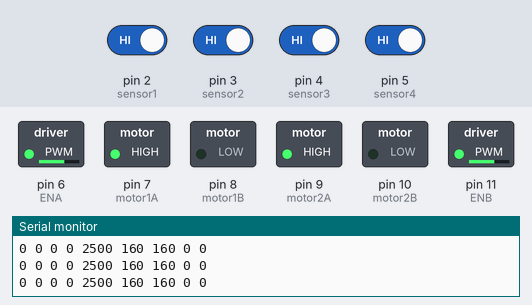
The sketch below on a simulated Arduino Uno, built with avr-gcc and run on an emulated ATmega328P. Parts: switched loads named in the sketch (green lamp = pin HIGH), the last lines printed to the serial monitor. Inputs (shaded band) come from the test bench; at power-on: pin 2 (sensor1), pin 3 (sensor2), pin 4 (sensor3), pin 5 (sensor4) HIGH.

Above: at 1.2 s.
1.3 s: pin 2 (sensor1) driven LOW
At 2.5 s:
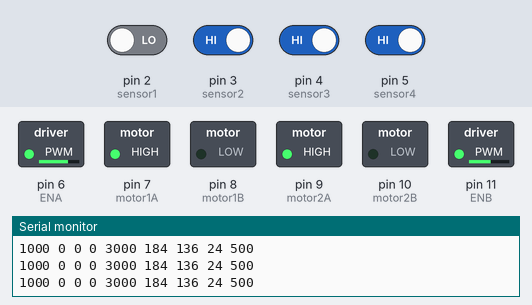
2.9 s: pin 3 (sensor2) driven LOW
At 4.2 s:
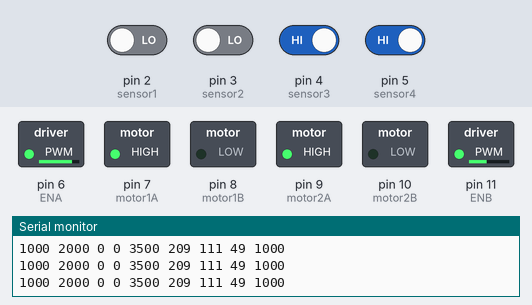
4.5 s: pin 4 (sensor3) driven LOW
At 5.8 s:
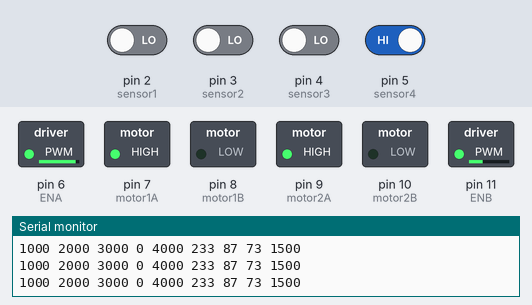
6.1 s: pin 5 (sensor4) driven LOW
At 7.4 s:
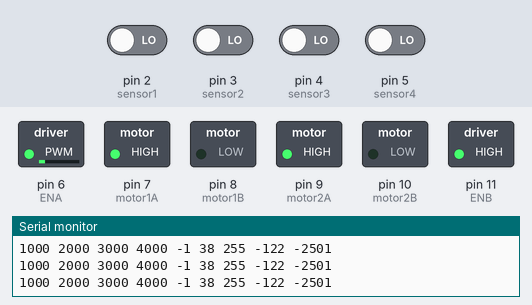
7.7 s: pin 2 (sensor1) driven HIGH
At 9.0 s:
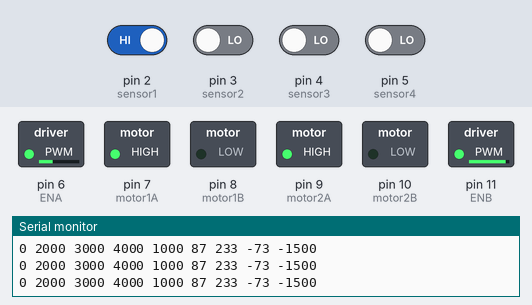
9.3 s: pin 3 (sensor2) driven HIGH
At 9.8 s:
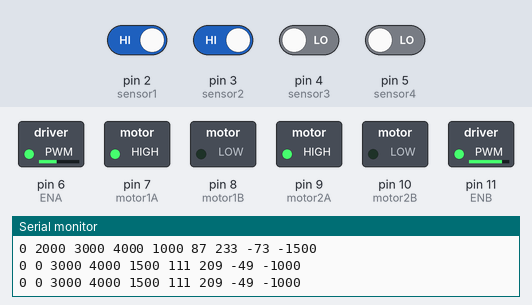
Timing chart, 0 to 12.3 s (numbered marks = the images above; inputs shaded):
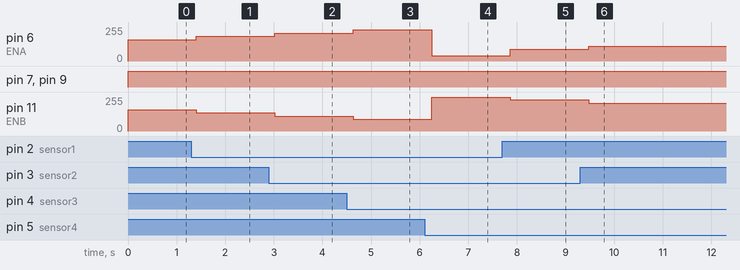

Measured:
- after the input at 1.3 s, pin 6 (ENA): 160/255 → 184/255 after 0.11 s; pin 11 (ENB): 160/255 → 136/255 after 0.11 s
- after the input at 2.9 s, pin 6 (ENA): 184/255 → 209/255 after 0.12 s; pin 11 (ENB): 136/255 → 111/255 after 0.12 s
- after the input at 4.5 s, pin 6 (ENA): 209/255 → 233/255 after 0.13 s; pin 11 (ENB): 111/255 → 87/255 after 0.13 s
- after the input at 6.1 s, pin 6 (ENA): 233/255 → 38/255 after 0.14 s; pin 11 (ENB): 87/255 → 255/255 after 0.14 s
- after the input at 7.7 s, pin 6 (ENA): 38/255 → 87/255 after 0.16 s; pin 11 (ENB): 255/255 → 233/255 after 0.16 s
- after the input at 9.3 s, pin 6 (ENA): 87/255 → 111/255 after 0.17 s; pin 11 (ENB): 233/255 → 209/255 after 0.17 s

The sketch:

code.ino
```cpp
//we used L298N here
#define setPoint 2500
#define numOfSensors 4

#define sensor1 2
#define sensor2 3
#define sensor3 4
#define sensor4 5

#define motor1A 7
#define motor1B 8
#define motor2A 9
#define motor2B 10

#define ENA 6
#define ENB 11

int initialMotor1Speed=160;
int initialMotor2Speed=160;
int motorSpeed;
int Motor1Speed;
int Motor2Speed;

int currentPosition=0;
int erorr=0;
int lastErorr=0;

double Kp=0.049;
double Kd=0;
double Ki=0;


int SENSOR[4]={0,0,0,0};
int sensor[4];
void setup() {
  pinMode(sensor1,INPUT);
  pinMode(sensor2,INPUT);
  pinMode(sensor3,INPUT);
  pinMode(sensor4,INPUT);

  pinMode(ENA,OUTPUT);
  pinMode(ENB,OUTPUT);
  pinMode(motor1A,OUTPUT);
  pinMode(motor1B,OUTPUT);
  pinMode(motor2A,OUTPUT);
  pinMode(motor2B,OUTPUT);

 Serial.begin(9600);
}

void loop() {
     currentPosition=0;

   PID_control();


    analogWrite(ENA,Motor1Speed);
    analogWrite(ENB,Motor2Speed);

    forward();


    Serial.print(sensor[0]);
     Serial.print(" ");
     Serial.print(sensor[1]);
     Serial.print(" ");
     Serial.print(sensor[2]);
     Serial.print(" ");
     Serial.print(sensor[3]);
     Serial.print(" ");
     Serial.print(currentPosition);
     Serial.print(" ");
     Serial.print(Motor1Speed);
     Serial.print(" ");
     Serial.print(Motor2Speed);
     Serial.print(" ");
     Serial.print(motorSpeed);
     Serial.print(" ");
     Serial.println(erorr);
     delay(200);
}

void initializeSensors(){

     SENSOR[0]=!digitalRead(sensor1);
     SENSOR[1]=!digitalRead(sensor2);
     SENSOR[2]=!digitalRead(sensor3);
     SENSOR[3]=!digitalRead(sensor4);

   if(SENSOR[0]==1)sensor[0]=1000;
   else sensor[0]=0;

   if(SENSOR[1]==1)sensor[1]=2000;
   else sensor[1]=0;

   if(SENSOR[2]==1)sensor[2]=3000;
   else sensor[2]=0;

   if(SENSOR[3]==1)sensor[3]=4000;
   else sensor[3]=0;
}


void position(){
  initializeSensors();
  int count=0;
  if(sensor[0]==0){ currentPosition+=1000; count++;}
  if(sensor[1]==0){ currentPosition+=2000; count++;}
  if(sensor[2]==0){ currentPosition+=3000; count++;}
  if(sensor[3]==0){ currentPosition+=4000; count++;}

  currentPosition/=count;
}


void PID_control(){
  position();
  erorr=currentPosition-setPoint;

   motorSpeed=(Kp*erorr)+(Kd*(erorr-lastErorr));

  lastErorr=erorr;

  Motor1Speed=initialMotor1Speed+motorSpeed;
  Motor2Speed=initialMotor2Speed-motorSpeed;

  Motor1Speed=constrain(Motor1Speed,0,255);
  Motor2Speed=constrain(Motor2Speed,0,255);


}


void forward(){
    digitalWrite(motor1A,HIGH);
    digitalWrite(motor1B,LOW);
    digitalWrite(motor2A,HIGH);
    digitalWrite(motor2B,LOW);
}
void backward(){

    digitalWrite(motor1A,LOW);
    digitalWrite(motor1B,HIGH);
    digitalWrite(motor2A,LOW);
    digitalWrite(motor2B,HIGH);
}

void left(){

    digitalWrite(motor1A,HIGH);
    digitalWrite(motor1B,LOW);
    digitalWrite(motor2A,LOW);
    digitalWrite(motor2B,LOW);
}

void right(){

    digitalWrite(motor1A,LOW);
    digitalWrite(motor1B,LOW);
    digitalWrite(motor2A,HIGH);
    digitalWrite(motor2B,LOW);
}
```
